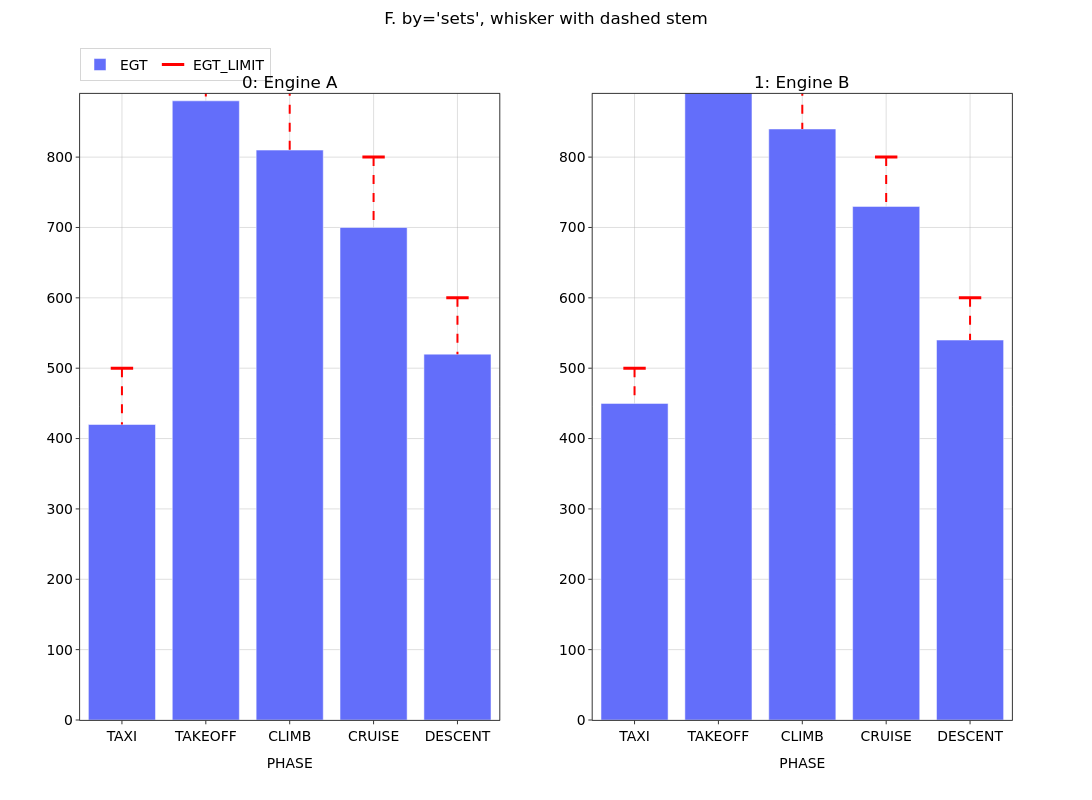

Notebook source saved alongside this figure:
### Markdown cell above
## F. `by='sets'` — whiskers in the per-dataset view

In the per-dataset view each dataset gets its own subplot and color encodes
*variable*. With a single y variable the whisker sits on that variable's bar in
every subplot (classic markers stay at the category center, as before). Stem
styling works here too. See section G for several y variables.

### Code cell
uc_sets = build()
uc_sets.var_format('EGT_LIMIT', style='whisker', color='red', linestyle='--')

uc_sets.scale('all', 'reset')
uc_sets.scale("EGT", (0, 890))

fig = uc_sets.bar(x='PHASE', y='EGT', markers='EGT_LIMIT', by='sets',
                  suptitle="F. by='sets', whisker with dashed stem")

check(len(caps_of(fig, 'EGT_LIMIT')) == 2 and len(stems_of(fig, 'EGT_LIMIT')) == 2,
      'per-dataset view draws a cap and a dashed stem per subplot')
fig.show()

### Figure 1 — Plotly figure (JSON) as saved in the notebook; plotly's stock layout.template omitted (floating-point values rounded to 4 significant figures)
{"data": [{"alignmentgroup": "bars", "customdata": [1, 1, 1, 1, 1], "hovertemplate": "<b>EGT</b><br>PHASE: %{x}<br>mean EGT: %{y:.4g} (n=%{customdata})<extra></extra>", "legendgroup": "EGT", "legendrank": 1000, "marker": {"color": "#636EFA"}, "name": "EGT", "offsetgroup": "var_EGT", "opacity": 1, "showlegend": true, "type": "bar", "x": ["TAXI", "TAKEOFF", "CLIMB", "CRUISE", "DESCENT"], "xaxis": "x", "y": [420.0, 880.0, 810.0, 700.0, 520.0], "yaxis": "y"}, {"alignmentgroup": "bars", "customdata": [1, 1, 1, 1, 1], "hovertemplate": "<b>EGT_LIMIT</b><br>PHASE: %{x}<br>mean EGT_LIMIT: %{y:.4g} (n=%{customdata})<extra></extra>", "legendgroup": "marker_EGT_LIMIT", "legendrank": 2000, "marker": {"color": "red", "line": {"color": "red", "width": 3}, "opacity": 1, "size": 16, "symbol": "line-ew"}, "mode": "markers", "name": "EGT_LIMIT", "offsetgroup": "var_EGT", "showlegend": true, "type": "scatter", "x": ["TAXI", "TAKEOFF", "CLIMB", "CRUISE", "DESCENT"], "xaxis": "x", "y": [500.0, 950.0, 900.0, 800.0, 600.0], "yaxis": "y"}, {"alignmentgroup": "bars", "hoverinfo": "skip", "legendgroup": "marker_EGT_LIMIT", "legendrank": 2000, "line": {"color": "red", "dash": "dash", "width": 2}, "mode": "lines", "name": "EGT_LIMIT (stem)", "offsetgroup": "var_EGT", "opacity": 1, "showlegend": false, "type": "scatter", "x": ["TAXI", "TAXI", null, "TAKEOFF", "TAKEOFF", null, "CLIMB", "CLIMB", null, "CRUISE", "CRUISE", null, "DESCENT", "DESCENT", null], "xaxis": "x", "y": [500, 420, null, 950, 880, null, 900, 810, null, 800, 700, null, 600, 520, null], "yaxis": "y"}, {"alignmentgroup": "bars", "customdata": [1, 1, 1, 1, 1], "hovertemplate": "<b>EGT</b><br>PHASE: %{x}<br>mean EGT: %{y:.4g} (n=%{customdata})<extra></extra>", "legendgroup": "EGT", "legendrank": 1000, "marker": {"color": "#636EFA"}, "name": "EGT", "offsetgroup": "var_EGT", "opacity": 1, "showlegend": false, "type": "bar", "x": ["TAXI", "TAKEOFF", "CLIMB", "CRUISE", "DESCENT"], "xaxis": "x2", "y": [450.0, 910.0, 840.0, 730.0, 540.0], "yaxis": "y2"}, {"alignmentgroup": "bars", "customdata": [1, 1, 1, 1, 1], "hovertemplate": "<b>EGT_LIMIT</b><br>PHASE: %{x}<br>mean EGT_LIMIT: %{y:.4g} (n=%{customdata})<extra></extra>", "legendgroup": "marker_EGT_LIMIT", "legendrank": 2000, "marker": {"color": "red", "line": {"color": "red", "width": 3}, "opacity": 1, "size": 16, "symbol": "line-ew"}, "mode": "markers", "name": "EGT_LIMIT", "offsetgroup": "var_EGT", "showlegend": false, "type": "scatter", "x": ["TAXI", "TAKEOFF", "CLIMB", "CRUISE", "DESCENT"], "xaxis": "x2", "y": [500.0, 950.0, 900.0, 800.0, 600.0], "yaxis": "y2"}, {"alignmentgroup": "bars", "hoverinfo": "skip", "legendgroup": "marker_EGT_LIMIT", "legendrank": 2000, "line": {"color": "red", "dash": "dash", "width": 2}, "mode": "lines", "name": "EGT_LIMIT (stem)", "offsetgroup": "var_EGT", "opacity": 1, "showlegend": false, "type": "scatter", "x": ["TAXI", "TAXI", null, "TAKEOFF", "TAKEOFF", null, "CLIMB", "CLIMB", null, "CRUISE", "CRUISE", null, "DESCENT", "DESCENT", null], "xaxis": "x2", "y": [500, 450, null, 950, 910, null, 900, 840, null, 800, 730, null, 600, 540, null], "yaxis": "y2"}], "layout": {"annotations": [{"font": {"size": 16.7}, "showarrow": false, "text": "0: Engine A", "x": 0.225, "xanchor": "center", "xref": "paper", "y": 1, "yanchor": "bottom", "yref": "paper"}, {"font": {"size": 16.7}, "showarrow": false, "text": "1: Engine B", "x": 0.775, "xanchor": "center", "xref": "paper", "y": 1, "yanchor": "bottom", "yref": "paper"}], "barmode": "group", "height": 800, "hoverlabel": {"font": {"size": 13.9}}, "legend": {"font": {"size": 13.9}, "orientation": "h", "x": 0, "xanchor": "left", "y": 0.9397, "yanchor": "top", "yref": "container"}, "margin": {"t": 86.22}, "meta": {"uc_legend_rows": 1}, "scattermode": "group", "title": {"font": {"size": 16.7}, "text": "F. by='sets', whisker with dashed stem", "x": 0.5, "xanchor": "center", "y": 0.985, "yanchor": "top", "yref": "container"}, "width": 1200, "xaxis": {"anchor": "y", "domain": [0, 0.45], "tickfont": {"size": 13.9}, "title": {"font": {"size": 13.9}, "text": "PHASE"}, "type": "category"}, "xaxis2": {"anchor": "y2", "domain": [0.55, 1], "tickfont": {"size": 13.9}, "title": {"font": {"size": 13.9}, "text": "PHASE"}, "type": "category"}, "yaxis": {"anchor": "x", "domain": [0, 1], "range": [0, 890], "tickfont": {"size": 13.9}, "title": {"font": {"size": 13.9}}}, "yaxis2": {"anchor": "x2", "domain": [0, 1], "range": [0, 890], "tickfont": {"size": 13.9}, "title": {"font": {"size": 13.9}}}}}
